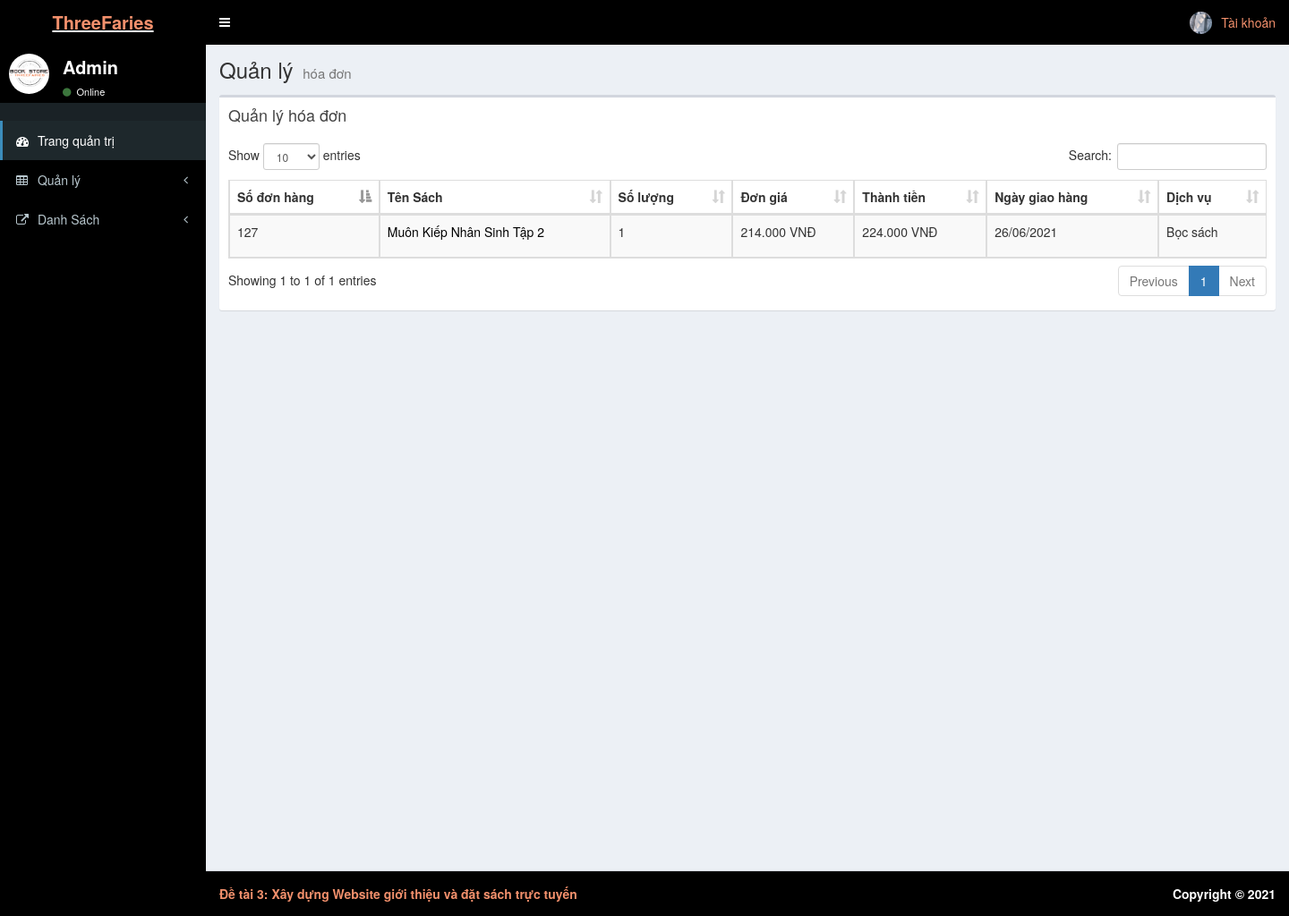
/admin/quanlyhoadon.php, run on an earlier commit of the app's database.
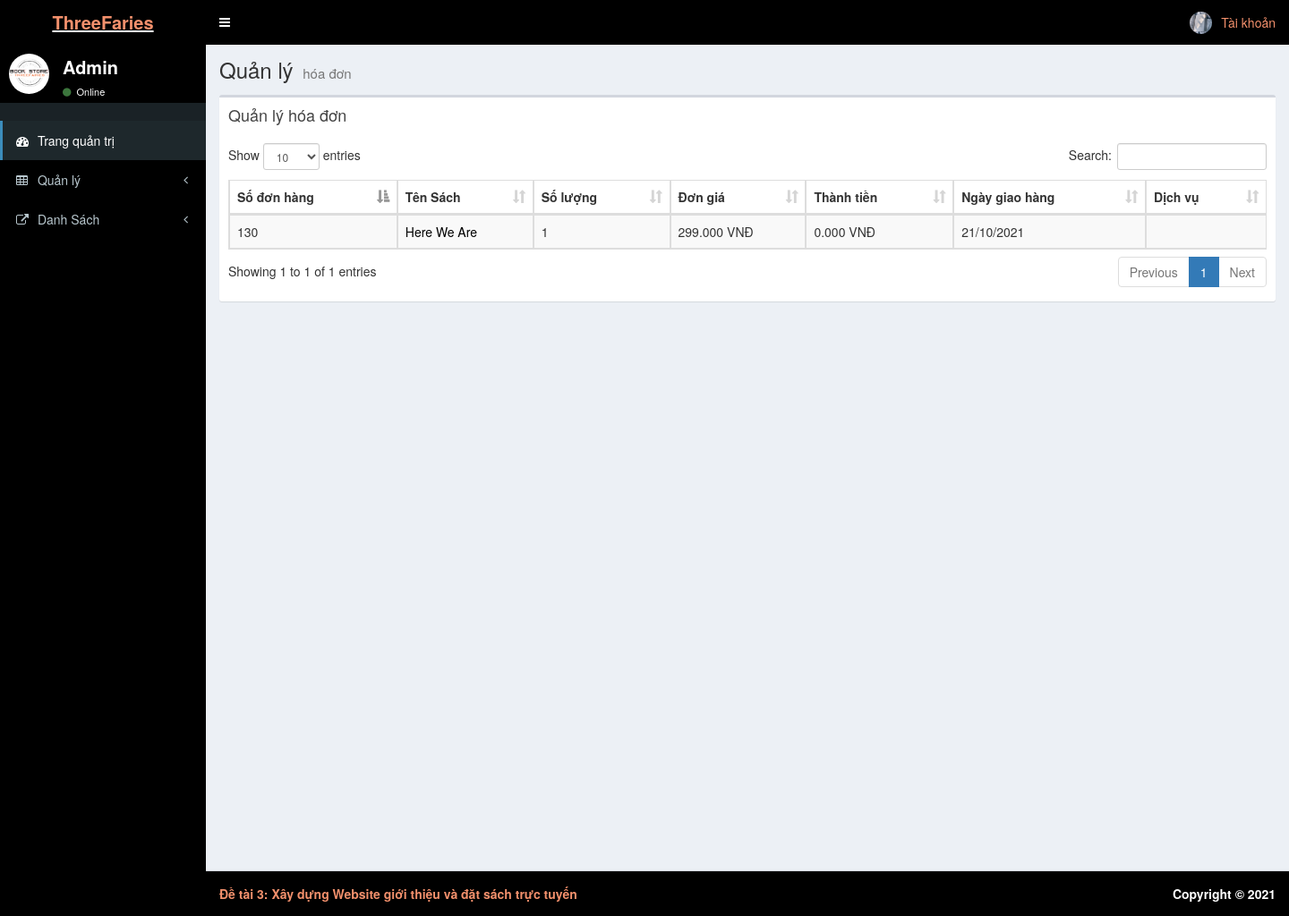
And on a later commit of the database.
### tables this page shows
CREATE TABLE `chitiethoadon` (
  `id_chi_tiet_hoadon` bigint(10) NOT NULL,
  `sodh` bigint(20) NOT NULL,
  `masp` bigint(20) NOT NULL,
  `soluong` int(11) NOT NULL,
  `dongia` float NOT NULL,
  `thanhtien` decimal(9,2) NOT NULL
);

CREATE TABLE `hoadon` (
  `sodh` bigint(20) NOT NULL,
  `emailkh` varchar(50) NOT NULL,
  `ngaygiao` date NOT NULL,
  `tenkh` varchar(100) NOT NULL,
  `diachi` varchar(250) NOT NULL,
  `dienthoai` varchar(50) NOT NULL,
  `hinhthucthanhtoan` varchar(100) NOT NULL,
  `thanhtien` decimal(9,2) NOT NULL
);

CREATE TABLE `sanpham` (
  `ID` bigint(10) NOT NULL,
  `Ten` varchar(200) NOT NULL,
  `Gia` double NOT NULL,
  `HinhAnh` varchar(200) NOT NULL,
  `Manhasx` bigint(10) NOT NULL,
  `Mota` text NOT NULL,
  `date` date NOT NULL,
  `KhuyenMai` tinyint(1) NOT NULL,
  `giakhuyenmai` double NOT NULL,
  `tacgia` varchar(256) NOT NULL
);

CREATE TABLE `dichvu` (
  `madv` bigint(20) NOT NULL,
  `tendv` varchar(200) NOT NULL,
  `gia` double NOT NULL
);

### admin/quanlyhoadon.php (the view, shortened to what this page needs)
<?php
 include "head.php";
?>
  <body class="hold-transition skin-blue sidebar-mini">
    <div class="wrapper">
    <?php
 include "Header.php";
?>
    <?php
 include "aside.php";
?>
      <div class="content-wrapper">
        <section class="content-header">
          <h1>
            Quản lý
            <small>hóa đơn</small>
          </h1>
        </section>
        <section class="content">
          <div class="row">
            <div class="col-xs-12">
              <div class="box">
                <div class="box-header">
                  <h3 class="box-title">Quản lý hóa đơn</h3>
                </div>
                <div class="box-body">
                  <table id="example1" class="table table-bordered table-striped">
                    <thead>
                      <tr>
                       <th>Số đơn hàng</th>
                        <th>Tên Sách</th>
                        <th>Số lượng</th>
                        <th>Đơn giá</th>
                        <th>Thành tiền</th>
                        <th>Ngày giao hàng </th>
                        <th>Dịch vụ</th>
                      </tr>
                    </thead>
                    <tbody>
                    <?php
                         require '../inc/config.php';
                         $sql="SELECT h.sodh,soluong,dongia,h.thanhtien
                         ,s.Ten as tensanpham,ngaygiao,madv
                         from chitiethoadon c
                         LEFT JOIN sanpham s on s.ID= c.masp
                         LEFT JOIN hoadon h on h.sodh= c.sodh Order by tensanpham  ";
                         $result = $conn->query($sql);
                         if ($result->num_rows > 0) {
                          while($row = $result->fetch_assoc()) {
                      ?>
                        <tr>
                        <td><?php  echo $row["sodh"] ?></td>
                        <td ><a href ="chitiethd.php?sodh=<?php echo $row["sodh"]?>" style="color:black"><?php echo $row["tensanpham"] ?>  </a>
                        </td>
                        <td><?php  echo $row["soluong"] ?></td>
                        <td><?php  echo $row["dongia"] ?>.000 VNĐ</td>
                        <td><?php  echo $row["thanhtien"] ?>0 VNĐ</td>
                        <td><?php
                        $date=date_create($row["ngaygiao"]);
                        echo date_format($date,"d/m/Y");
                         ?></td>
                        <td>
                        <?php
                        if($row["madv"]!= "")
                        {
                         ?>
                        <?php
                        $ma= $row["madv"];
                        $sql="SELECT tendv from dichvu where madv  in ($ma)";
                        $results = $conn->query($sql);
                        if ($results->num_rows > 0) {
                          while($s = $results->fetch_assoc()) {
                           echo "<p>".$s["tendv"] ."</p>";
                        }
                      }
                        ?>
                        <?php
                        }
                         ?>
                        </td>
                        </tr>
                        <?php
                          }
                        }
                         ?>
                    </tbody>
                  </table>
                </div>
              </div>
            </div>
          </div>
        </section>
      </div>
      <?php
      include "footer.php";
     ?>
    </div>
  </body>
</html>

What changed in the data, as far as the page shows it:
removed chitiethoadon: sodh.sodh "127", sanpham.Ten "Muôn Kiếp Nhân Sinh Tập 2", soluong "1", dongia "214", sodh.thanhtien "224.00", sodh.ngaygiao "26/06/2021"
removed dichvu: tendv "Bọc sách"
added chitiethoadon: sodh.sodh "130", sanpham.Ten "Here We Are", soluong "1", dongia "299", sodh.thanhtien "0.00", sodh.ngaygiao "21/10/2021"
